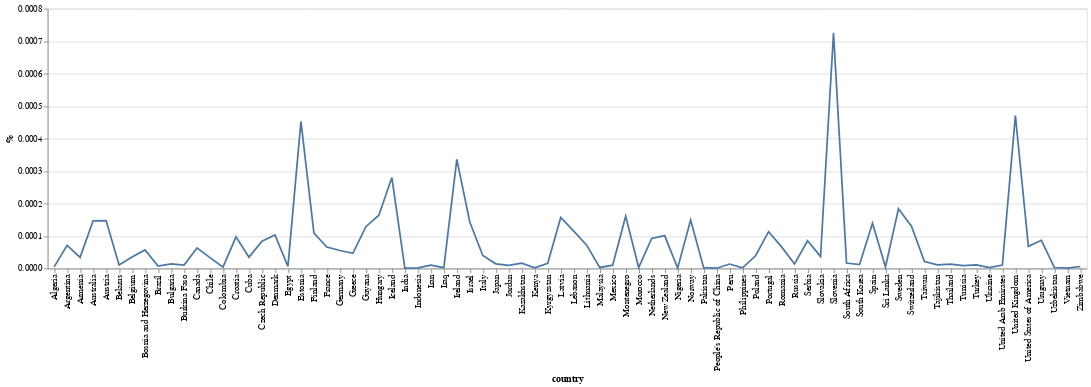

The code cell stored with this chart in its notebook:
### Code cell
# question: what percentage of each countries population voted in the 2012 poll?

import requests, pydash, pandas, numpy, altair

url = 'http://138.197.181.117:8989/bigdata/sparql'

query = """
SELECT DISTINCT ?voter ?voterLabel  ?votercountry ?votercountryLabel WHERE {
?film wdt:P5 wd:Q1. ?film wdt:P6 ?voter. ?voter wdt:P9 ?votercountry .
SERVICE wikibase:label { bd:serviceParam wikibase:language "en". }}"""

r = requests.get(url, params = {'format': 'json', 'query': query})
data = r.json()

data = pydash.get(data, 'results.bindings')
data = [pydash.get(x, 'votercountryLabel.value') for x in data]

index = pandas.Index(data)
thing = pandas.DataFrame(index.value_counts()).reset_index()
thing.columns = ['country', 'voters']

replacer = {'UK':'United Kingdom', 'US':'United States of America', 'China':"People's Republic of China"}
thing = thing.replace({'country':replacer})

url = 'https://query.wikidata.org/sparql'

query = """
SELECT DISTINCT ?country ?countryLabel ?population ?populationLabel  WHERE {
    ?country wdt:P31/wdt:P279* wd:Q6256 .
    ?country wdt:P1082 ?population .
SERVICE wikibase:label { bd:serviceParam wikibase:language "en". }}"""

r = requests.get(url, params = {'format': 'json', 'query': query})
data = r.json()

data = pydash.get(data, 'results.bindings') 
data = [(pydash.get(x, 'countryLabel.value'), pydash.get(x, 'population.value')) for x in data]
population = pandas.DataFrame(data, columns=['country', 'population'])
population = population.sort_values(by='population', ascending=False)
population = population.drop_duplicates(subset='country', keep='first')

combination = pandas.merge(thing, population, on='country', how='left')
combination = combination.loc[~combination.population.isin([numpy.nan])]
combination['voters'] = combination['voters'].astype('int64')
combination['population'] = combination['population'].astype('int64')
combination['%'] = (combination['voters']/combination['population'])*100

line = altair.Chart(combination).mark_line(interpolate='linear').encode(x='country',y='%')
display(altair.layer(line).properties(width=1200, height=300))
combination.head(20)

### Figure 1 — Vega-Lite specification as saved in the notebook (floating-point values rounded to 4 significant figures)
{"config": {"view": {"continuousWidth": 400, "continuousHeight": 300}}, "layer": [{"mark": {"type": "line", "interpolate": "linear"}, "encoding": {"x": {"type": "nominal", "field": "country"}, "y": {"type": "quantitative", "field": "%"}}}], "data": {"name": "data-673866e4d4901cb7d7f5bb260b6ed273"}, "height": 300, "width": 1200, "$schema": "https://vega.github.io/schema/vega-lite/v4.8.1.json", "datasets": {"data-673866e4d4901cb7d7f5bb260b6ed273": [{"country": "United Kingdom", "voters": 311, "population": 66022273, "%": 0.0004711}, {"country": "United States of America", "voters": 221, "population": 325145963, "%": 6.797e-05}, {"country": "Spain", "voters": 65, "population": 46733038, "%": 0.0001391}, {"country": "Germany", "voters": 46, "population": 83149300, "%": 5.532e-05}, {"country": "France", "voters": 44, "population": 66628000, "%": 6.604e-05}, {"country": "Australia", "voters": 36, "population": 24511800, "%": 0.0001469}, {"country": "Argentina", "voters": 32, "population": 44938712, "%": 7.121e-05}, {"country": "Italy", "voters": 24, "population": 60317000, "%": 3.979e-05}, {"country": "Canada", "voters": 24, "population": 37894799, "%": 6.333e-05}, {"country": "Russia", "voters": 20, "population": 146804372, "%": 1.362e-05}, {"country": "Sweden", "voters": 19, "population": 10343403, "%": 0.0001837}, {"country": "Japan", "voters": 18, "population": 126785797, "%": 1.42e-05}, {"country": "India", "voters": 17, "population": 1326093247, "%": 1.282e-06}, {"country": "Ireland", "voters": 16, "population": 4761865, "%": 0.000336}, {"country": "Hungary", "voters": 16, "population": 9769526, "%": 0.0001638}, {"country": "Netherlands", "voters": 16, "population": 17282163, "%": 9.258e-05}, {"country": "Slovenia", "voters": 15, "population": 2066880, "%": 0.0007257}, {"country": "Poland", "voters": 15, "population": 38382576, "%": 3.908e-05}, {"country": "Brazil", "voters": 15, "population": 210147125, "%": 7.138e-06}, {"country": "Romania", "voters": 13, "population": 19586539, "%": 6.637e-05}, {"country": "Mexico", "voters": 13, "population": 130526945, "%": 9.96e-06}, {"country": "Austria", "voters": 13, "population": 8809212, "%": 0.0001476}, {"country": "Israel", "voters": 13, "population": 9093000, "%": 0.000143}, {"country": "Portugal", "voters": 12, "population": 10600000, "%": 0.0001132}, {"country": "Switzerland", "voters": 11, "population": 8466017, "%": 0.0001299}, {"country": "People's Republic of China", "voters": 11, "population": 1409517397, "%": 7.804e-07}, {"country": "South Africa", "voters": 10, "population": 59622350, "%": 1.677e-05}, {"country": "Turkey", "voters": 9, "population": 82003882, "%": 1.098e-05}, {"country": "Czech Republic", "voters": 9, "population": 10693939, "%": 8.416e-05}, {"country": "Thailand", "voters": 9, "population": 65931550, "%": 1.365e-05}, {"country": "Iran", "voters": 8, "population": 79966230, "%": 1e-05}, {"country": "Norway", "voters": 8, "population": 5367580, "%": 0.000149}, {"country": "Lebanon", "voters": 7, "population": 6100075, "%": 0.0001148}, {"country": "Serbia", "voters": 6, "population": 7022268, "%": 8.544e-05}, {"country": "South Korea", "voters": 6, "population": 51466201, "%": 1.166e-05}, {"country": "Egypt", "voters": 6, "population": 94798827, "%": 6.329e-06}, {"country": "Estonia", "voters": 6, "population": 1324820, "%": 0.0004529}, {"country": "Finland", "voters": 6, "population": 5501043, "%": 0.0001091}, {"country": "Denmark", "voters": 6, "population": 5827463, "%": 0.000103}, {"country": "Chile", "voters": 6, "population": 18054726, "%": 3.323e-05}, {"country": "Taiwan", "voters": 5, "population": 23593794, "%": 2.119e-05}, {"country": "Greece", "voters": 5, "population": 10760421, "%": 4.647e-05}, {"country": "Pakistan", "voters": 5, "population": 216565318, "%": 2.309e-06}, {"country": "New Zealand", "voters": 5, "population": 4942500, "%": 0.0001012}, {"country": "Peru", "voters": 4, "population": 29381884, "%": 1.361e-05}, {"country": "Croatia", "voters": 4, "population": 4105493, "%": 9.743e-05}, {"country": "Cuba", "voters": 4, "population": 11484636, "%": 3.483e-05}, {"country": "Belgium", "voters": 4, "population": 11431406, "%": 3.499e-05}, {"country": "Indonesia", "voters": 4, "population": 263991379, "%": 1.515e-06}, {"country": "Uruguay", "voters": 3, "population": 3456750, "%": 8.679e-05}, {"country": "Kazakhstan", "voters": 3, "population": 18276500, "%": 1.641e-05}, {"country": "Latvia", "voters": 3, "population": 1909000, "%": 0.0001572}, {"country": "Nigeria", "voters": 2, "population": 190886311, "%": 1.048e-06}, {"country": "Philippines", "voters": 2, "population": 100981437, "%": 1.981e-06}, {"country": "Colombia", "voters": 2, "population": 49065615, "%": 4.076e-06}, {"country": "Bosnia and Herzegovina", "voters": 2, "population": 3507017, "%": 5.703e-05}, {"country": "Lithuania", "voters": 2, "population": 2790842, "%": 7.166e-05}, {"country": "Slovakia", "voters": 2, "population": 5397036, "%": 3.706e-05}, {"country": "Algeria", "voters": 2, "population": 41318142, "%": 4.84e-06}, {"country": "Burkina Faso", "voters": 2, "population": 19193382, "%": 1.042e-05}, {"country": "Montenegro", "voters": 1, "population": 622359, "%": 0.0001607}, {"country": "Tajikistan", "voters": 1, "population": 8921343, "%": 1.121e-05}, {"country": "Ukraine", "voters": 1, "population": 42558328, "%": 2.35e-06}, {"country": "Malaysia", "voters": 1, "population": 31624264, "%": 3.162e-06}, {"country": "Iraq", "voters": 1, "population": 38274618, "%": 2.613e-06}, {"country": "Kenya", "voters": 1, "population": 48468138, "%": 2.063e-06}, {"country": "Armenia", "voters": 1, "population": 2930450, "%": 3.412e-05}, {"country": "Iceland", "voters": 1, "population": 357050, "%": 0.0002801}, {"country": "Sri Lanka", "voters": 1, "population": 21444000, "%": 4.663e-06}, {"country": "Guyana", "voters": 1, "population": 777859, "%": 0.0001286}, {"country": "Zimbabwe", "voters": 1, "population": 16529904, "%": 6.05e-06}, {"country": "Bulgaria", "voters": 1, "population": 7000039, "%": 1.429e-05}, {"country": "Vietnam", "voters": 1, "population": 94660000, "%": 1.056e-06}, {"country": "Morocco", "voters": 1, "population": 36029138, "%": 2.776e-06}, {"country": "United Arab Emirates", "voters": 1, "population": 9400145, "%": 1.064e-05}, {"country": "Kyrgyzstan", "voters": 1, "population": 6201500, "%": 1.613e-05}, {"country": "Uzbekistan", "voters": 1, "population": 33570609, "%": 2.979e-06}, {"country": "Jordan", "voters": 1, "population": 10428241, "%": 9.589e-06}, {"country": "Belarus", "voters": 1, "population": 9408400, "%": 1.063e-05}, {"country": "Tunisia", "voters": 1, "population": 11565204, "%": 8.647e-06}]}}
